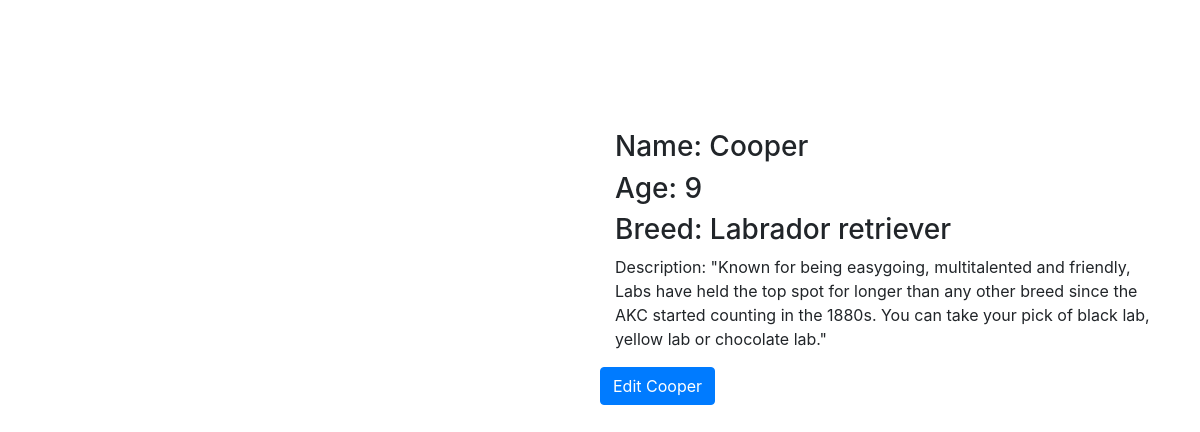
The page /animals/details/3/ on the database its author committed.
### animals/models.py (models this page shows, shortened)
class Animal(models.Model):
    KIND_CHOICES = (
        ('C', 'Cat'),
        ('D', 'Dog')
    )
    name = models.CharField(max_length=20)
    age = models.PositiveIntegerField()
    breed = models.CharField(max_length=20)
    description = models.TextField()
    image_url = models.URLField()
    kind = models.CharField(max_length=1, choices=KIND_CHOICES)
    owner = models.ForeignKey(Owner, on_delete=models.CASCADE, null=True,
                              blank=True)

### animals/views.py (the view)
# urls.py: re_path('^details/(?P<pk>[-\w]+)/$', views.AnimalDetails.as_view(),
class AnimalDetails(DetailView):
    model = Animal
    template_name = 'animal_details.html'
    context_object_name = 'animal'

### animals/templates/animal_details.html (shortened to what this page needs)
<!DOCTYPE html>
<html lang="en">
<head>
    <link rel="stylesheet" href="https://maxcdn.bootstrapcdn.com/bootstrap/4.0.0/css/bootstrap.min.css"
>
</head>
<body>
    <div class="container">
        <div class="row">
            <div class="col-lg-6">
            </div>
            <div class="col-lg-6">
                <div class="row">
                    <div class="col-lg-12" style="margin-top: 20%">
                        <h3>Name: {{animal.name}}</h3>
                        <h3>Age: {{animal.age}}</h3>
                        <h3>Breed: {{animal.breed}}</h3>
                        <p>Description: {{animal.description}}</p>
                    </div>
                    <a href="{% url 'animals:edit' animal.id%}" class="btn btn-primary">Edit {{animal.name}}</a>
                </div>
            </div>
        </div>
    </div>
</body>
</html>

### rows shown on the page
Animal: name "Cooper", age "9", breed "Labrador retriever", description "\"Known for being easygoing, multitalented and friendly, Labs have held the top spot for longer than any other breed since the AKC started counting in the 1880s. You can take your pick of black lab, yellow lab or chocolate lab.\""
